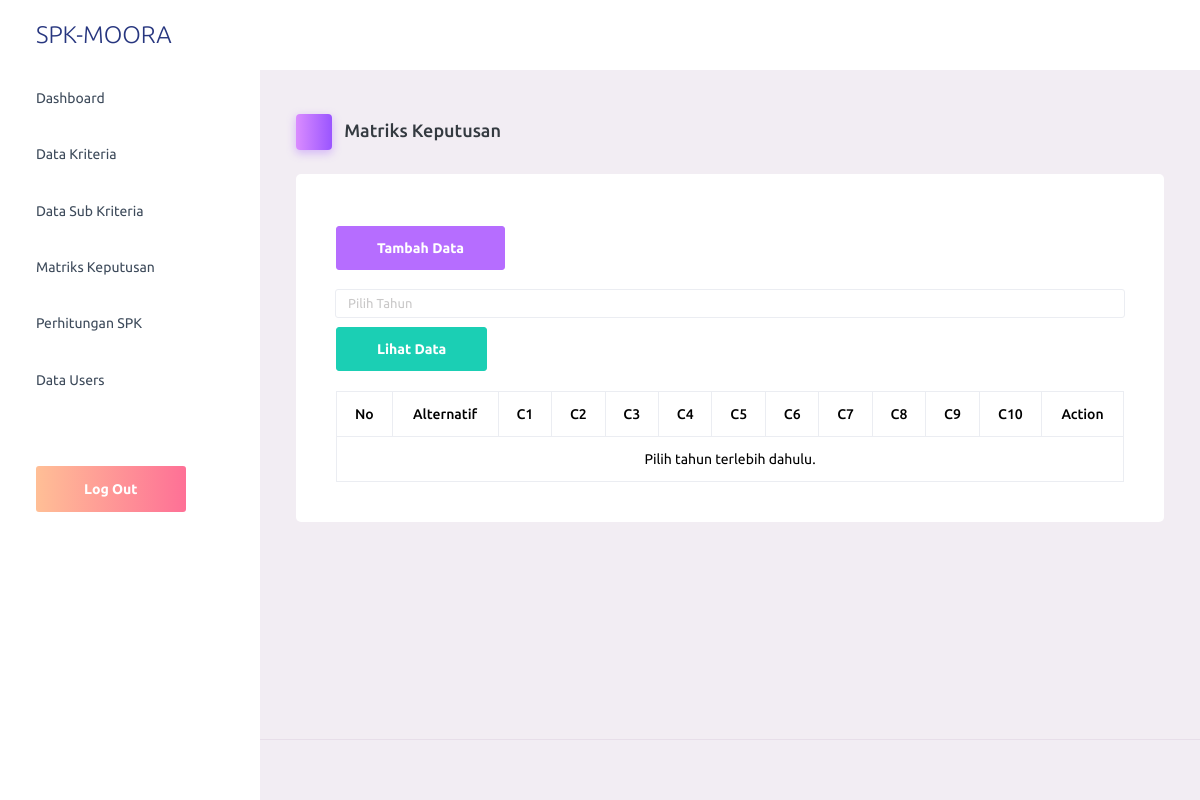
The app's page /pages/matriks_keputusan/index.php with its own data.
### tables this page shows
CREATE TABLE `tbl_kriteria` (
  `id` int(11) NOT NULL,
  `kode_kriteria` varchar(5) DEFAULT NULL,
  `keterangan` varchar(100) DEFAULT NULL,
  `bobot` int(11) DEFAULT NULL,
  `jenis` varchar(10) DEFAULT NULL,
  `normalisasi` float DEFAULT NULL
);

### pages/matriks_keputusan/index.php (the view, shortened to what this page needs)
<?php include '../layout/headers.php'; ?>
<?php include '../layout/sidebars.php'; ?>
<div class="page-header">
    <h3 class="page-title">
        <span class="page-title-icon bg-gradient-primary text-white me-2">
            <i class="mdi mdi-calendar"></i>
        </span> Matriks Keputusan
    </h3>
</div>
<div class="col-lg-12 grid-margin stretch-card">
    <div class="card">
        <div class="card-body">
            <a href="add.php" class="btn btn-primary" style="margin-bottom: 20px;">Tambah Data</a>
            <div style="margin-bottom: 20px;">
                <form method="GET" action="">
                    <select name="tahun" class="form-control">
                        <option value="">Pilih Tahun</option>
                    </select>
                    <button type="submit" class="btn btn-success" style="margin-top: 10px;">Lihat Data</button>
                </form>
            </div>
            <?php
            $limit = 10;
            $page = isset($_GET['page']) ? (int)$_GET['page'] : 1;
            $offset = ($page - 1) * $limit;
            $search_query = isset($_GET['search']) ? $_GET['search'] : '';
            $tahun_filter = isset($_GET['tahun']) ? $_GET['tahun'] : '';
            ?>
            <table class="table table-bordered">
                <thead>
                    <tr class="text-center">
                        <th> No </th>
                        <th> Alternatif </th>
                        <?php
                        $query_kriteria = "SELECT * FROM tbl_kriteria";
                        $sql_kriteria = mysqli_query($koneksi, $query_kriteria);
                        $kriteria_list = [];
                        while ($kriteria = mysqli_fetch_array($sql_kriteria)) {
                            echo "<th>" . $kriteria['kode_kriteria'] . "</th>";
                            $kriteria_list[] = $kriteria['kode_kriteria'];
                        }
                        ?>
                        <th>Action</th>
                    </tr>
                </thead>
                <tbody>
                    <?php
                    $no = $offset + 1;
                    if ($tahun_filter) {
                        $query_count = "SELECT COUNT(DISTINCT alternatif) AS total
                                        FROM tbl_matriks_keputusan
                                        WHERE tahun = '$tahun_filter'
                                        AND alternatif LIKE '%$search_query%'";
                        $result_count = mysqli_query($koneksi, $query_count);
                        $total_data = mysqli_fetch_assoc($result_count)['total'];
                        $query = "SELECT DISTINCT alternatif
                                  FROM tbl_matriks_keputusan
                                  WHERE tahun = '$tahun_filter'
                                  AND alternatif LIKE '%$search_query%'
                                  ORDER BY LENGTH(alternatif), alternatif
                                  LIMIT $limit OFFSET $offset";
                        $sql = mysqli_query($koneksi, $query);
                        $data_alternatif = [];
                        while ($row = mysqli_fetch_assoc($sql)) {
                            $data_alternatif[] = $row['alternatif'];
                        }
                        foreach ($data_alternatif as $alternatif) {
                            $query_kriteria_values = "SELECT kode_kriteria, nilai
                                                      FROM tbl_matriks_keputusan
                                                      WHERE alternatif = '$alternatif' AND tahun = '$tahun_filter'
                                                      ORDER BY kode_kriteria ASC";
                            $sql_kriteria_values = mysqli_query($koneksi, $query_kriteria_values);
                            $kriteria_values = [];
                            while ($row = mysqli_fetch_assoc($sql_kriteria_values)) {
                                $kriteria_values[$row['kode_kriteria']] = $row['nilai'];
                            }
                    ?>
                            <tr class="text-center">
                                <td><?= $no++ ?></td>
                                <td><?= $alternatif ?></td>
                                <?php
                                foreach ($kriteria_list as $kode_kriteria) {
                                    $nilai = isset($kriteria_values[$kode_kriteria]) ? $kriteria_values[$kode_kriteria] : 0;
                                    echo "<td>$nilai</td>";
                                }
                                ?>
                                <td>
                                    <a href="edit.php?alternatif=<?= $alternatif ?>&tahun=<?= $tahun_filter ?>" class="btn btn-warning btn-sm">Edit</a>
                                    <a onclick="return confirm('Yakin ingin menghapus data ini?')" href="delete.php?alternatif=<?= $alternatif ?>&tahun=<?= $tahun_filter ?>" class="btn btn-danger btn-sm">Delete</a>
                                </td>
                            </tr>
                    <?php
                        }
                    } else {
                        echo "<tr><td colspan='100%' class='text-center'>Pilih tahun terlebih dahulu.</td></tr>";
                    }
                    ?>
                </tbody>
            </table>
        </div>
    </div>
</div>
<?php include '../layout/footers.php'; ?>

### records on screen
tbl_kriteria: kode_kriteria "C1"
tbl_kriteria: kode_kriteria "C2"
tbl_kriteria: kode_kriteria "C3"
tbl_kriteria: kode_kriteria "C4"
tbl_kriteria: kode_kriteria "C5"
tbl_kriteria: kode_kriteria "C6"
tbl_kriteria: kode_kriteria "C7"
tbl_kriteria: kode_kriteria "C8"
tbl_kriteria: kode_kriteria "C9"
tbl_kriteria: kode_kriteria "C10"
